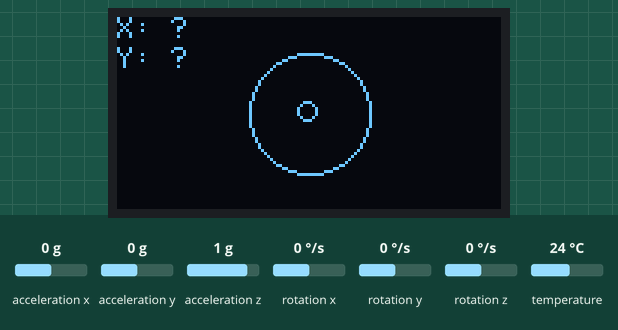
Simulated run of this sketch. Board: Arduino Uno, built with avr-gcc and run on an emulated ATmega328P. Shown: 128×64 one-colour display. Inputs (shaded band) come from the test bench; at power-on: acceleration x 0 g, acceleration y 0 g, acceleration z 1 g, rotation x 0 °/s, rotation y 0 °/s, rotation z 0 °/s, temperature 24 °C.

Above: at 2.2 s.
2.3 s: acceleration x set to -1.4 g
At 3.6 s:
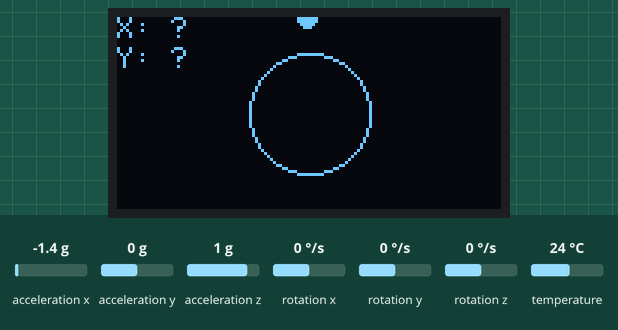
3.9 s: acceleration x set to 0 g
At 4.7 s:
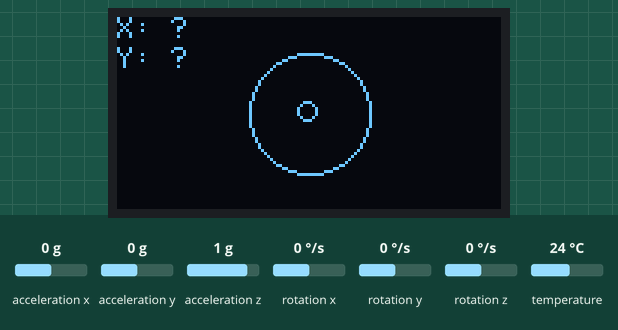
5.4 s: acceleration y set to -1.4 g
At 6.6 s:
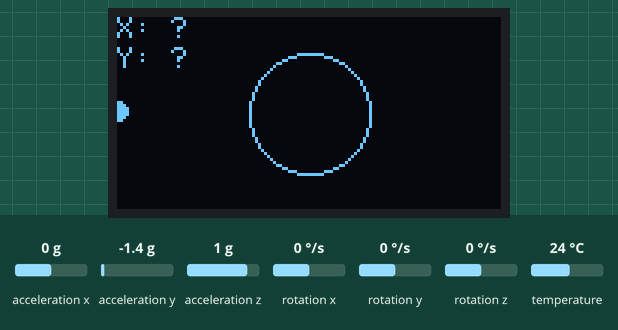
6.9 s: acceleration z set to -1.4 g
At 8.2 s:
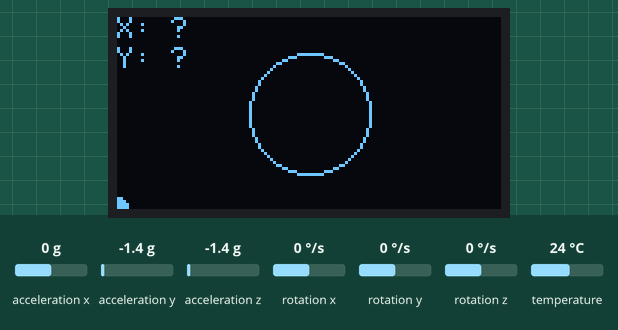
Timing chart, 0 to 9.4 s (numbered marks = the images above; inputs shaded):
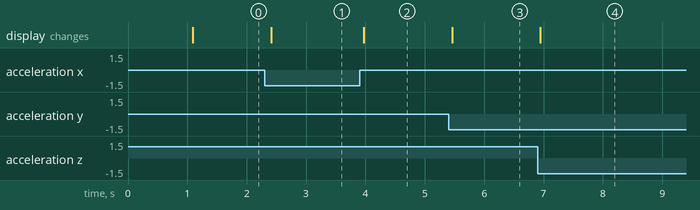

Measured:
- after the input at 2.3 s, the display: changes after 0.11 s (image 1)
- after the input at 3.9 s, the display: changes after 0.07 s (image 2)
- after the input at 5.4 s, the display: changes after 0.06 s (image 3)
- after the input at 6.9 s, the display: changes at once (image 4)

The sketch:

bubble_level_o2.ino
```cpp
#include <Wire.h>
#include <Adafruit_MPU6050.h>
#include <Adafruit_Sensor.h>
#include <Adafruit_SSD1306.h>

#define SCREEN_WIDTH 128
#define SCREEN_HEIGHT 64
Adafruit_SSD1306 display(SCREEN_WIDTH, SCREEN_HEIGHT, &Wire);

Adafruit_MPU6050 mpu;

void setup() {
  // 初始化 Serial
  Serial.begin(115200);

  // 初始化 SSD1306
  if (!display.begin(SSD1306_SWITCHCAPVCC, 0x3C)) { // 預設 OLED I2C 地址為 0x3C
    Serial.println(F("SSD1306 allocation failed"));
    for (;;);
  }
  display.clearDisplay();

  // 初始化 MPU6050
  if (!mpu.begin()) {
    Serial.println("MPU6050 init failed!");
    while (1);
  }

  // 配置 MPU6050
  mpu.setAccelerometerRange(MPU6050_RANGE_2_G);
  mpu.setGyroRange(MPU6050_RANGE_250_DEG);
  mpu.setFilterBandwidth(MPU6050_BAND_5_HZ);

  // 顯示啟動畫面
  display.setTextSize(1);
  display.setTextColor(SSD1306_WHITE);
  display.setCursor(0, 0);
  display.println(F("Initializing..."));
  display.display();
  delay(1000);
}

void loop() {
  // 讀取加速度數據
  sensors_event_t a, g, temp;
  mpu.getEvent(&a, &g, &temp);

  // 計算傾斜角度
  float angleX = atan2(a.acceleration.y, a.acceleration.z) * 180 / PI;
  float angleY = atan2(a.acceleration.x, a.acceleration.z) * 180 / PI;

  // 將角度映射到螢幕像素座標
  int bubbleX = map(angleX, -45, 45, 0, SCREEN_WIDTH - 1);
  int bubbleY = map(angleY, -45, 45, 0, SCREEN_HEIGHT - 1);

  // 限制電子氣泡範圍
  bubbleX = constrain(bubbleX, 0, SCREEN_WIDTH - 1);
  bubbleY = constrain(bubbleY, 0, SCREEN_HEIGHT - 1);

  // 判斷是否水平 (x 和 y 角度皆小於 1)
  bool isLevel = (abs(angleX) < 1 && abs(angleY) < 1);

  // 繪製螢幕內容
  display.clearDisplay();

  // 畫出水平圓形邊框
  display.drawCircle(SCREEN_WIDTH / 2, SCREEN_HEIGHT / 2, 20, SSD1306_WHITE);

  // 畫出電子氣泡
  if (isLevel) {
    // 當水平時，畫出反白的圓點
    display.fillCircle(bubbleX, bubbleY, 3, SSD1306_BLACK);
    display.drawCircle(bubbleX, bubbleY, 3, SSD1306_WHITE);
  } else {
    // 非水平時，使用一般白色圓點
    display.fillCircle(bubbleX, bubbleY, 3, SSD1306_WHITE);
  }

  // 顯示角度資訊
  display.setCursor(0, 0);
  display.setTextSize(1);
  display.printf("X: %.2f", angleX);
  display.setCursor(0, 10);
  display.printf("Y: %.2f", angleY);

  display.display();

  delay(50); // 更新頻率
}
```
